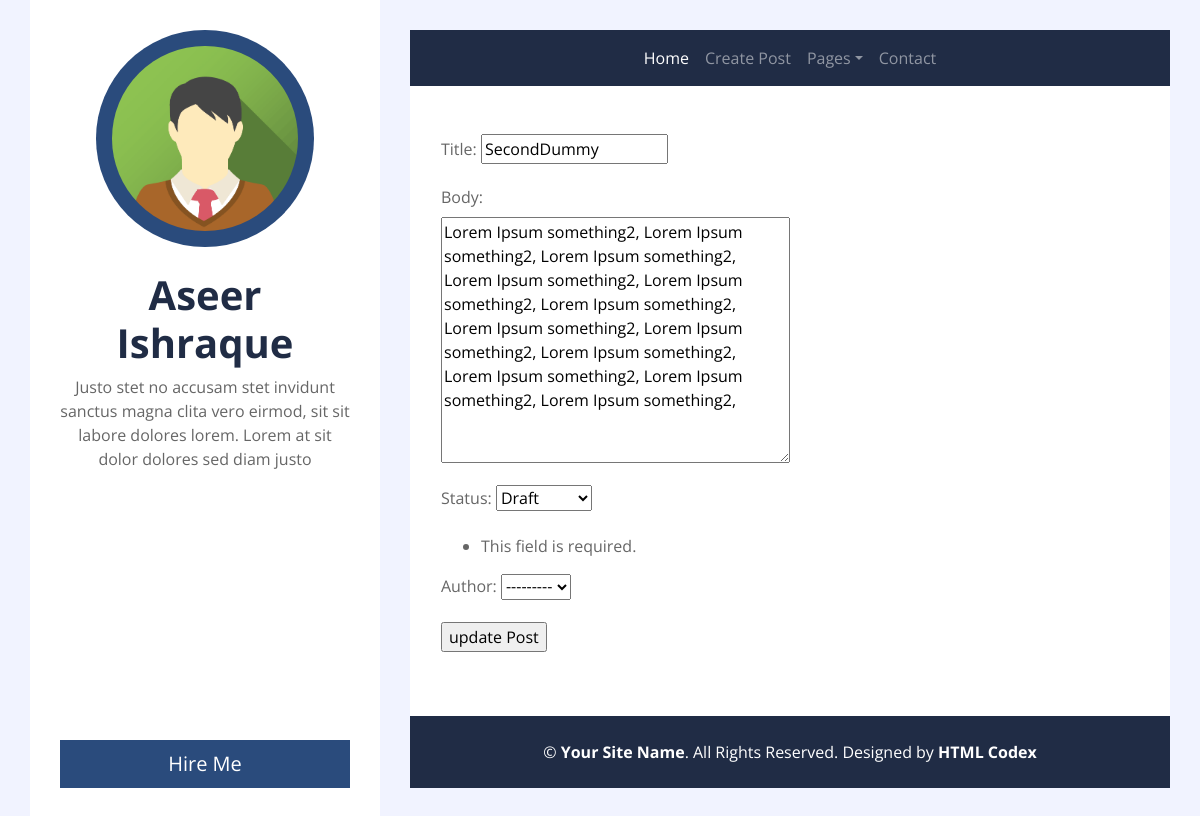
The app's page /home/update-post/2/ with its own data.
### blog/models.py (models this page shows, shortened)
class Post(models.Model):
    STATUS_CHOICES = (
        ('draft', 'Draft'),
        ('published', 'Published'),
    )
    title = models.CharField(max_length=500)
    body = models.TextField(null=True, blank=True, )
    author = models.ForeignKey(User, on_delete=models.CASCADE, related_name='post_user')
    created = models.DateTimeField(auto_now_add=True)
    modified = models.DateTimeField(auto_now=True)
    publish = models.DateTimeField(default=timezone.now)
    status = models.CharField(choices=STATUS_CHOICES, max_length=20, default='draft')
    review_status = models.BooleanField(default=True)
    rating = models.ManyToManyField(PostCategory, related_name='post_post_category', blank=True)
    class Meta:
        ordering = ("-publish",)

### blog/views.py (the view)
# urls.py: path('update-post/<int:post_id>/', update_post, name='update_post')
def update_post(request, post_id, *args, **kwargs):
    post_obj = Post.objects.get(id=post_id)
    if request.method == 'POST':
        form = PostForm(request.POST, instance=post_obj)
        if form.is_valid():
            form.save()
            return redirect('blog:post_details', post_id)
    else:
        post_data = post_obj
        post_data = {
            'title':post_data.title,
            'body':post_data.body,
            'status':post_data.status
        }
        form = PostForm(post_data)
        response = {
            'post_form' : form,
            'operation_type' : 'update'
        }
        return render(request, 'blog/create_form.html', response)

### blog/forms.py
class PostForm(forms.ModelForm):
    class Meta:
        model = Post
        fields = ('title', 'body', 'status', 'author')

### blog/templates/blog/create_form.html (shortened to what this page needs)
{% extends 'blog/base.html' %}
{% block content %}
    <div class="row blog-item px-3 pb-5">
        <div class="col-md-5">
            <form method="post">
                {{ post_form.as_p }}
                <p>
                    <input type="submit" value="{{ operation_type }} Post">
                </p>
            </form>
        </div>
    </div>
{% endblock %}

### records on screen
Post: title "SecondDummy", body "Lorem Ipsum something2, Lorem Ipsum something2, Lorem Ipsum something2, Lorem Ipsum something2, Lorem Ipsum something2, Lorem Ipsum something2, Lorem Ipsum something2, Lorem Ipsum something2, Lorem Ipsum something2, Lorem Ipsum something2, Lorem Ipsum something2, Lorem Ipsum something2,", status "Draft", author "---------"
